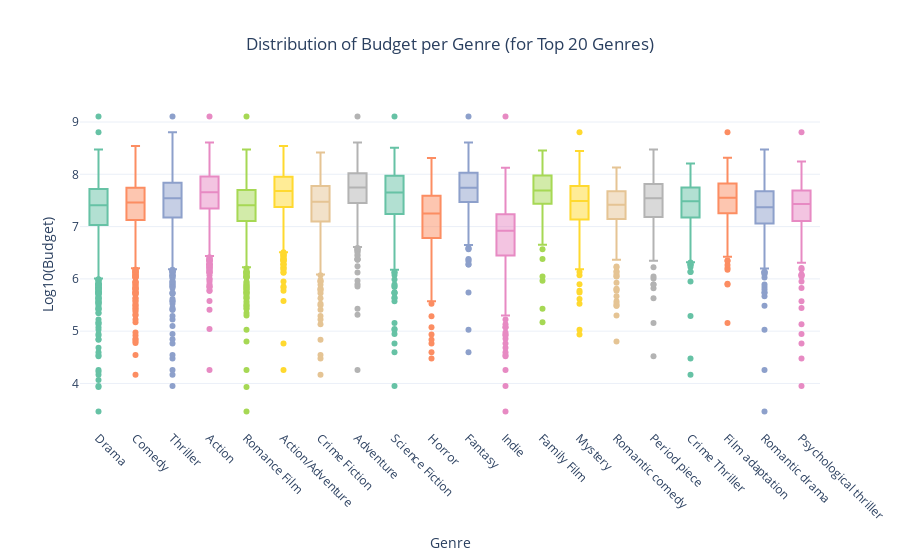

Notebook cell for this chart:
### Markdown cell above
#### Distribution of Budget per Genre

### Code cell
plot_budget_per_genre(df_budget_filtered, top_20_genres)

### Figure 1 — Plotly figure (JSON) as saved in the notebook; plotly's stock layout.template omitted (floating-point values rounded to 4 significant figures; data arrays with more than 128 entries replaced by an {"elided": "..."} marker saying what was removed)
{"data": [{"alignmentgroup": "True", "hovertemplate": "Genre=%{x}<br>Log10(Budget)=%{y}<extra></extra>", "legendgroup": "Drama", "marker": {"color": "rgb(102,194,165)"}, "name": "Drama", "notched": false, "offsetgroup": "Drama", "orientation": "v", "showlegend": true, "type": "box", "x": {"elided": "2290 str values"}, "x0": " ", "xaxis": "x", "y": {"elided": "2290 float values"}, "y0": " ", "yaxis": "y"}, {"alignmentgroup": "True", "hovertemplate": "Genre=%{x}<br>Log10(Budget)=%{y}<extra></extra>", "legendgroup": "Comedy", "marker": {"color": "rgb(252,141,98)"}, "name": "Comedy", "notched": false, "offsetgroup": "Comedy", "orientation": "v", "showlegend": true, "type": "box", "x": {"elided": "1597 str values"}, "x0": " ", "xaxis": "x", "y": {"elided": "1597 float values"}, "y0": " ", "yaxis": "y"}, {"alignmentgroup": "True", "hovertemplate": "Genre=%{x}<br>Log10(Budget)=%{y}<extra></extra>", "legendgroup": "Thriller", "marker": {"color": "rgb(141,160,203)"}, "name": "Thriller", "notched": false, "offsetgroup": "Thriller", "orientation": "v", "showlegend": true, "type": "box", "x": {"elided": "1436 str values"}, "x0": " ", "xaxis": "x", "y": {"elided": "1436 float values"}, "y0": " ", "yaxis": "y"}, {"alignmentgroup": "True", "hovertemplate": "Genre=%{x}<br>Log10(Budget)=%{y}<extra></extra>", "legendgroup": "Action", "marker": {"color": "rgb(231,138,195)"}, "name": "Action", "notched": false, "offsetgroup": "Action", "orientation": "v", "showlegend": true, "type": "box", "x": {"elided": "1218 str values"}, "x0": " ", "xaxis": "x", "y": {"elided": "1218 float values"}, "y0": " ", "yaxis": "y"}, {"alignmentgroup": "True", "hovertemplate": "Genre=%{x}<br>Log10(Budget)=%{y}<extra></extra>", "legendgroup": "Romance Film", "marker": {"color": "rgb(166,216,84)"}, "name": "Romance Film", "notched": false, "offsetgroup": "Romance Film", "orientation": "v", "showlegend": true, "type": "box", "x": {"elided": "1011 str values"}, "x0": " ", "xaxis": "x", "y": {"elided": "1011 float values"}, "y0": " ", "yaxis": "y"}, {"alignmentgroup": "True", "hovertemplate": "Genre=%{x}<br>Log10(Budget)=%{y}<extra></extra>", "legendgroup": "Action/Adventure", "marker": {"color": "rgb(255,217,47)"}, "name": "Action/Adventure", "notched": false, "offsetgroup": "Action/Adventure", "orientation": "v", "showlegend": true, "type": "box", "x": {"elided": "883 str values"}, "x0": " ", "xaxis": "x", "y": {"elided": "883 float values"}, "y0": " ", "yaxis": "y"}, {"alignmentgroup": "True", "hovertemplate": "Genre=%{x}<br>Log10(Budget)=%{y}<extra></extra>", "legendgroup": "Crime Fiction", "marker": {"color": "rgb(229,196,148)"}, "name": "Crime Fiction", "notched": false, "offsetgroup": "Crime Fiction", "orientation": "v", "showlegend": true, "type": "box", "x": {"elided": "812 str values"}, "x0": " ", "xaxis": "x", "y": {"elided": "812 float values"}, "y0": " ", "yaxis": "y"}, {"alignmentgroup": "True", "hovertemplate": "Genre=%{x}<br>Log10(Budget)=%{y}<extra></extra>", "legendgroup": "Adventure", "marker": {"color": "rgb(179,179,179)"}, "name": "Adventure", "notched": false, "offsetgroup": "Adventure", "orientation": "v", "showlegend": true, "type": "box", "x": {"elided": "795 str values"}, "x0": " ", "xaxis": "x", "y": {"elided": "795 float values"}, "y0": " ", "yaxis": "y"}, {"alignmentgroup": "True", "hovertemplate": "Genre=%{x}<br>Log10(Budget)=%{y}<extra></extra>", "legendgroup": "Science Fiction", "marker": {"color": "rgb(102,194,165)"}, "name": "Science Fiction", "notched": false, "offsetgroup": "Science Fiction", "orientation": "v", "showlegend": true, "type": "box", "x": {"elided": "529 str values"}, "x0": " ", "xaxis": "x", "y": {"elided": "529 float values"}, "y0": " ", "yaxis": "y"}, {"alignmentgroup": "True", "hovertemplate": "Genre=%{x}<br>Log10(Budget)=%{y}<extra></extra>", "legendgroup": "Horror", "marker": {"color": "rgb(252,141,98)"}, "name": "Horror", "notched": false, "offsetgroup": "Horror", "orientation": "v", "showlegend": true, "type": "box", "x": {"elided": "527 str values"}, "x0": " ", "xaxis": "x", "y": {"elided": "527 float values"}, "y0": " ", "yaxis": "y"}, {"alignmentgroup": "True", "hovertemplate": "Genre=%{x}<br>Log10(Budget)=%{y}<extra></extra>", "legendgroup": "Fantasy", "marker": {"color": "rgb(141,160,203)"}, "name": "Fantasy", "notched": false, "offsetgroup": "Fantasy", "orientation": "v", "showlegend": true, "type": "box", "x": {"elided": "497 str values"}, "x0": " ", "xaxis": "x", "y": {"elided": "497 float values"}, "y0": " ", "yaxis": "y"}, {"alignmentgroup": "True", "hovertemplate": "Genre=%{x}<br>Log10(Budget)=%{y}<extra></extra>", "legendgroup": "Indie", "marker": {"color": "rgb(231,138,195)"}, "name": "Indie", "notched": false, "offsetgroup": "Indie", "orientation": "v", "showlegend": true, "type": "box", "x": {"elided": "495 str values"}, "x0": " ", "xaxis": "x", "y": {"elided": "495 float values"}, "y0": " ", "yaxis": "y"}, {"alignmentgroup": "True", "hovertemplate": "Genre=%{x}<br>Log10(Budget)=%{y}<extra></extra>", "legendgroup": "Family Film", "marker": {"color": "rgb(166,216,84)"}, "name": "Family Film", "notched": false, "offsetgroup": "Family Film", "orientation": "v", "showlegend": true, "type": "box", "x": {"elided": "484 str values"}, "x0": " ", "xaxis": "x", "y": {"elided": "484 float values"}, "y0": " ", "yaxis": "y"}, {"alignmentgroup": "True", "hovertemplate": "Genre=%{x}<br>Log10(Budget)=%{y}<extra></extra>", "legendgroup": "Mystery", "marker": {"color": "rgb(255,217,47)"}, "name": "Mystery", "notched": false, "offsetgroup": "Mystery", "orientation": "v", "showlegend": true, "type": "box", "x": {"elided": "434 str values"}, "x0": " ", "xaxis": "x", "y": {"elided": "434 float values"}, "y0": " ", "yaxis": "y"}, {"alignmentgroup": "True", "hovertemplate": "Genre=%{x}<br>Log10(Budget)=%{y}<extra></extra>", "legendgroup": "Romantic comedy", "marker": {"color": "rgb(229,196,148)"}, "name": "Romantic comedy", "notched": false, "offsetgroup": "Romantic comedy", "orientation": "v", "showlegend": true, "type": "box", "x": {"elided": "423 str values"}, "x0": " ", "xaxis": "x", "y": {"elided": "423 float values"}, "y0": " ", "yaxis": "y"}, {"alignmentgroup": "True", "hovertemplate": "Genre=%{x}<br>Log10(Budget)=%{y}<extra></extra>", "legendgroup": "Period piece", "marker": {"color": "rgb(179,179,179)"}, "name": "Period piece", "notched": false, "offsetgroup": "Period piece", "orientation": "v", "showlegend": true, "type": "box", "x": {"elided": "409 str values"}, "x0": " ", "xaxis": "x", "y": {"elided": "409 float values"}, "y0": " ", "yaxis": "y"}, {"alignmentgroup": "True", "hovertemplate": "Genre=%{x}<br>Log10(Budget)=%{y}<extra></extra>", "legendgroup": "Crime Thriller", "marker": {"color": "rgb(102,194,165)"}, "name": "Crime Thriller", "notched": false, "offsetgroup": "Crime Thriller", "orientation": "v", "showlegend": true, "type": "box", "x": {"elided": "380 str values"}, "x0": " ", "xaxis": "x", "y": {"elided": "380 float values"}, "y0": " ", "yaxis": "y"}, {"alignmentgroup": "True", "hovertemplate": "Genre=%{x}<br>Log10(Budget)=%{y}<extra></extra>", "legendgroup": "Film adaptation", "marker": {"color": "rgb(252,141,98)"}, "name": "Film adaptation", "notched": false, "offsetgroup": "Film adaptation", "orientation": "v", "showlegend": true, "type": "box", "x": {"elided": "372 str values"}, "x0": " ", "xaxis": "x", "y": {"elided": "372 float values"}, "y0": " ", "yaxis": "y"}, {"alignmentgroup": "True", "hovertemplate": "Genre=%{x}<br>Log10(Budget)=%{y}<extra></extra>", "legendgroup": "Romantic drama", "marker": {"color": "rgb(141,160,203)"}, "name": "Romantic drama", "notched": false, "offsetgroup": "Romantic drama", "orientation": "v", "showlegend": true, "type": "box", "x": {"elided": "357 str values"}, "x0": " ", "xaxis": "x", "y": {"elided": "357 float values"}, "y0": " ", "yaxis": "y"}, {"alignmentgroup": "True", "hovertemplate": "Genre=%{x}<br>Log10(Budget)=%{y}<extra></extra>", "legendgroup": "Psychological thriller", "marker": {"color": "rgb(231,138,195)"}, "name": "Psychological thriller", "notched": false, "offsetgroup": "Psychological thriller", "orientation": "v", "showlegend": true, "type": "box", "x": {"elided": "285 str values"}, "x0": " ", "xaxis": "x", "y": {"elided": "285 float values"}, "y0": " ", "yaxis": "y"}], "layout": {"boxmode": "overlay", "legend": {"title": {"text": "Genre"}, "tracegroupgap": 0}, "showlegend": false, "title": {"text": "Distribution of Budget per Genre (for Top 20 Genres)", "x": 0.5}, "xaxis": {"anchor": "y", "categoryarray": ["Drama", "Comedy", "Thriller", "Action", "Romance Film", "Action/Adventure", "Crime Fiction", "Adventure", "Science Fiction", "Horror", "Fantasy", "Indie", "Family Film", "Mystery", "Romantic comedy", "Period piece", "Crime Thriller", "Film adaptation", "Romantic drama", "Psychological thriller"], "categoryorder": "array", "domain": [0, 1], "tickangle": 45, "title": {"text": "Genre"}}, "yaxis": {"anchor": "x", "domain": [0, 1], "title": {"text": "Log10(Budget)"}}}}
